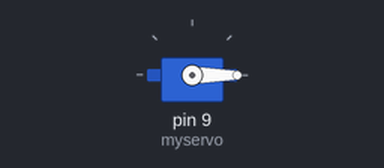
The sketch below on a simulated Arduino Uno, built with avr-gcc and run on an emulated ATmega328P. On the bench: servo.

Above: at 0.05 s.
At 1.25 s:
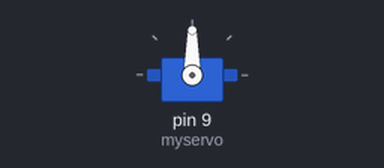
At 2.5 s:
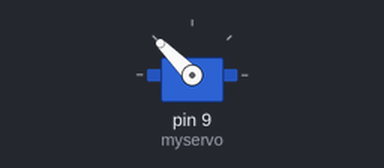
At 5.0 s:
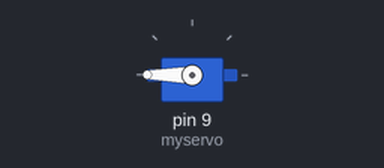
Timing chart, 0 to 6.5 s (numbered marks = the images above):
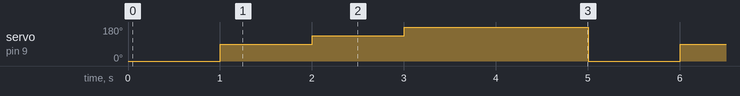

Measured:
- by itself, servo on pin 9 (myservo): repeats every 5.0 s: 135° 1.0 s, 180° 2.0 s, 0° 1.0 s, 90° 1.0 s

The sketch:

servo_v0.ino
```cpp
#include <Servo.h>

Servo myservo;  // create servo object to control a servo
// twelve servo objects can be created on most boards

  // variable to store the servo position

void setup() {
  myservo.attach(9);  // attaches the servo on pin 9 to the servo object
}

void loop() {
 myservo.write(0);
 delay(1000);
 myservo.write(90);
 delay(1000);
 myservo.write(135);
 delay(1000);
 myservo.write(180);
 delay(2000);

}
```
